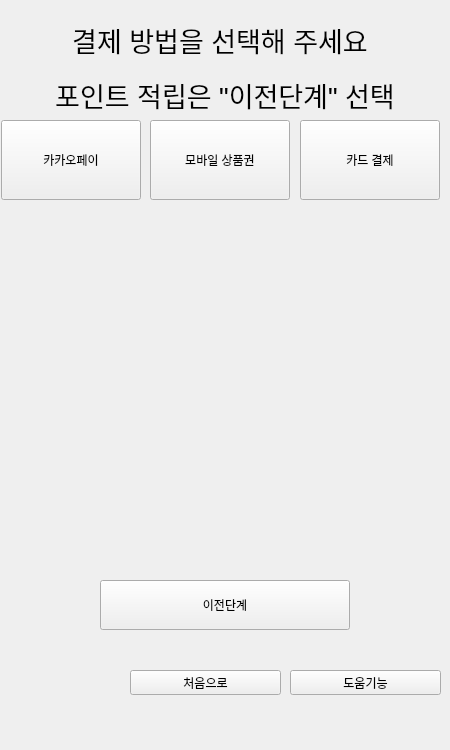
<?xml version="1.0" encoding="UTF-8"?>
<ui version="4.0">
 <class>Form</class>
 <widget class="QWidget" name="Form">
  <property name="enabled">
   <bool>true</bool>
  </property>
  <property name="geometry">
   <rect>
    <x>0</x>
    <y>0</y>
    <width>450</width>
    <height>750</height>
   </rect>
  </property>
  <property name="windowTitle">
   <string>Form</string>
  </property>
  <widget class="QStackedWidget" name="stackedWidget">
   <property name="geometry">
    <rect>
     <x>0</x>
     <y>10</y>
     <width>441</width>
     <height>701</height>
    </rect>
   </property>
   <property name="currentIndex">
    <number>0</number>
   </property>
   <widget class="QWidget" name="page">
    <widget class="QPushButton" name="kakao_btn">
     <property name="geometry">
      <rect>
       <x>1</x>
       <y>110</y>
       <width>140</width>
       <height>80</height>
      </rect>
     </property>
     <property name="text">
      <string>카카오페이</string>
     </property>
    </widget>
    <widget class="QPushButton" name="pushButton_6">
     <property name="geometry">
      <rect>
       <x>290</x>
       <y>660</y>
       <width>151</width>
       <height>25</height>
      </rect>
     </property>
     <property name="text">
      <string>도움기능</string>
     </property>
    </widget>
    <widget class="QPushButton" name="mobile_btn">
     <property name="geometry">
      <rect>
       <x>150</x>
       <y>110</y>
       <width>140</width>
       <height>80</height>
      </rect>
     </property>
     <property name="text">
      <string>모바일 상품권</string>
     </property>
    </widget>
    <widget class="QPushButton" name="reset">
     <property name="geometry">
      <rect>
       <x>130</x>
       <y>660</y>
       <width>151</width>
       <height>25</height>
      </rect>
     </property>
     <property name="text">
      <string>처음으로</string>
     </property>
    </widget>
    <widget class="QLabel" name="label">
     <property name="geometry">
      <rect>
       <x>40</x>
       <y>60</y>
       <width>370</width>
       <height>50</height>
      </rect>
     </property>
     <property name="font">
      <font>
       <pointsize>20</pointsize>
      </font>
     </property>
     <property name="text">
      <string>포인트 적립은 &quot;이전단계&quot; 선택</string>
     </property>
     <property name="alignment">
      <set>Qt::AlignCenter</set>
     </property>
    </widget>
    <widget class="QLabel" name="label_2">
     <property name="geometry">
      <rect>
       <x>60</x>
       <y>10</y>
       <width>320</width>
       <height>40</height>
      </rect>
     </property>
     <property name="font">
      <font>
       <pointsize>20</pointsize>
      </font>
     </property>
     <property name="text">
      <string>결제 방법을 선택해 주세요</string>
     </property>
     <property name="alignment">
      <set>Qt::AlignCenter</set>
     </property>
    </widget>
    <widget class="QPushButton" name="back_">
     <property name="geometry">
      <rect>
       <x>100</x>
       <y>570</y>
       <width>250</width>
       <height>50</height>
      </rect>
     </property>
     <property name="text">
      <string>이전단계</string>
     </property>
    </widget>
    <widget class="QPushButton" name="card_btn">
     <property name="geometry">
      <rect>
       <x>300</x>
       <y>110</y>
       <width>140</width>
       <height>80</height>
      </rect>
     </property>
     <property name="text">
      <string>카드 결제</string>
     </property>
    </widget>
   </widget>
   <widget class="QWidget" name="barcode">
    <widget class="QLabel" name="label_20">
     <property name="geometry">
      <rect>
       <x>30</x>
       <y>30</y>
       <width>370</width>
       <height>70</height>
      </rect>
     </property>
     <property name="font">
      <font>
       <pointsize>20</pointsize>
       <weight>75</weight>
       <bold>true</bold>
      </font>
     </property>
     <property name="text">
      <string>결제 바코드를 스캔해 주세요</string>
     </property>
     <property name="alignment">
      <set>Qt::AlignCenter</set>
     </property>
    </widget>
    <widget class="QPushButton" name="back1">
     <property name="geometry">
      <rect>
       <x>90</x>
       <y>620</y>
       <width>250</width>
       <height>50</height>
      </rect>
     </property>
     <property name="text">
      <string>뒤로</string>
     </property>
    </widget>
    <widget class="QTextBrowser" name="textBrowser_8">
     <property name="geometry">
      <rect>
       <x>70</x>
       <y>170</y>
       <width>301</width>
       <height>251</height>
      </rect>
     </property>
     <property name="styleSheet">
      <string notr="true">background-image: url(&quot;/home/iot/바탕화면/kakaopay.png&quot;)
</string>
     </property>
     <property name="html">
      <string>&lt;!DOCTYPE HTML PUBLIC &quot;-//W3C//DTD HTML 4.0//EN&quot; &quot;http://www.w3.org/TR/REC-html40/strict.dtd&quot;&gt;
&lt;html&gt;&lt;head&gt;&lt;meta name=&quot;qrichtext&quot; content=&quot;1&quot; /&gt;&lt;style type=&quot;text/css&quot;&gt;
p, li { white-space: pre-wrap; }
&lt;/style&gt;&lt;/head&gt;&lt;body style=&quot; font-family:'Ubuntu'; font-size:11pt; font-weight:400; font-style:normal;&quot;&gt;
&lt;p style=&quot; margin-top:0px; margin-bottom:0px; margin-left:0px; margin-right:0px; -qt-block-indent:0; text-indent:0px;&quot;&gt;&lt;span style=&quot; font-weight:600;&quot;&gt;하단 스캐너에&lt;/span&gt;&lt;/p&gt;
&lt;p style=&quot; margin-top:0px; margin-bottom:0px; margin-left:0px; margin-right:0px; -qt-block-indent:0; text-indent:0px;&quot;&gt;&lt;span style=&quot; font-weight:600;&quot;&gt;카카오페이 바코드를&lt;/span&gt;&lt;/p&gt;
&lt;p style=&quot; margin-top:0px; margin-bottom:0px; margin-left:0px; margin-right:0px; -qt-block-indent:0; text-indent:0px;&quot;&gt;&lt;span style=&quot; font-weight:600;&quot;&gt;스캔해주세요&lt;/span&gt;&lt;/p&gt;&lt;/body&gt;&lt;/html&gt;</string>
     </property>
    </widget>
    <widget class="QPushButton" name="finish1">
     <property name="geometry">
      <rect>
       <x>140</x>
       <y>550</y>
       <width>141</width>
       <height>51</height>
      </rect>
     </property>
     <property name="text">
      <string>결제완료</string>
     </property>
    </widget>
   </widget>
   <widget class="QWidget" name="cardresult">
    <widget class="QLabel" name="label_21">
     <property name="geometry">
      <rect>
       <x>30</x>
       <y>50</y>
       <width>370</width>
       <height>70</height>
      </rect>
     </property>
     <property name="font">
      <font>
       <pointsize>20</pointsize>
       <weight>75</weight>
       <bold>true</bold>
      </font>
     </property>
     <property name="text">
      <string>결제를 진행해 주세요</string>
     </property>
     <property name="alignment">
      <set>Qt::AlignCenter</set>
     </property>
    </widget>
    <widget class="QTextBrowser" name="textBrowser_9">
     <property name="geometry">
      <rect>
       <x>50</x>
       <y>140</y>
       <width>330</width>
       <height>400</height>
      </rect>
     </property>
     <property name="styleSheet">
      <string notr="true">background-image: url(&quot;/home/iot/바탕화면/card.png&quot;)</string>
     </property>
     <property name="html">
      <string>&lt;!DOCTYPE HTML PUBLIC &quot;-//W3C//DTD HTML 4.0//EN&quot; &quot;http://www.w3.org/TR/REC-html40/strict.dtd&quot;&gt;
&lt;html&gt;&lt;head&gt;&lt;meta name=&quot;qrichtext&quot; content=&quot;1&quot; /&gt;&lt;style type=&quot;text/css&quot;&gt;
p, li { white-space: pre-wrap; }
&lt;/style&gt;&lt;/head&gt;&lt;body style=&quot; font-family:'Ubuntu'; font-size:11pt; font-weight:400; font-style:normal;&quot;&gt;
&lt;p align=&quot;center&quot; style=&quot;-qt-paragraph-type:empty; margin-top:0px; margin-bottom:0px; margin-left:0px; margin-right:0px; -qt-block-indent:0; text-indent:0px;&quot;&gt;&lt;br /&gt;&lt;/p&gt;&lt;/body&gt;&lt;/html&gt;</string>
     </property>
    </widget>
    <widget class="QPushButton" name="back2">
     <property name="geometry">
      <rect>
       <x>90</x>
       <y>630</y>
       <width>250</width>
       <height>50</height>
      </rect>
     </property>
     <property name="text">
      <string>뒤로</string>
     </property>
    </widget>
    <widget class="QPushButton" name="finish2">
     <property name="geometry">
      <rect>
       <x>140</x>
       <y>570</y>
       <width>141</width>
       <height>51</height>
      </rect>
     </property>
     <property name="text">
      <string>결제완료</string>
     </property>
    </widget>
   </widget>
   <widget class="QWidget" name="result">
    <widget class="QLabel" name="label_22">
     <property name="geometry">
      <rect>
       <x>30</x>
       <y>40</y>
       <width>370</width>
       <height>50</height>
      </rect>
     </property>
     <property name="font">
      <font>
       <pointsize>20</pointsize>
      </font>
     </property>
     <property name="text">
      <string>주문이 접수 되었습니다</string>
     </property>
     <property name="alignment">
      <set>Qt::AlignCenter</set>
     </property>
    </widget>
    <widget class="QLabel" name="label_23">
     <property name="geometry">
      <rect>
       <x>170</x>
       <y>250</y>
       <width>67</width>
       <height>31</height>
      </rect>
     </property>
     <property name="font">
      <font>
       <pointsize>15</pointsize>
       <weight>75</weight>
       <bold>true</bold>
      </font>
     </property>
     <property name="text">
      <string>주문</string>
     </property>
     <property name="alignment">
      <set>Qt::AlignCenter</set>
     </property>
    </widget>
    <widget class="QLabel" name="random_number">
     <property name="geometry">
      <rect>
       <x>40</x>
       <y>330</y>
       <width>361</width>
       <height>121</height>
      </rect>
     </property>
     <property name="font">
      <font>
       <pointsize>30</pointsize>
       <weight>75</weight>
       <bold>true</bold>
      </font>
     </property>
     <property name="text">
      <string>...      영수증 번호</string>
     </property>
     <property name="alignment">
      <set>Qt::AlignHCenter|Qt::AlignTop</set>
     </property>
    </widget>
    <widget class="QLabel" name="label_25">
     <property name="geometry">
      <rect>
       <x>30</x>
       <y>80</y>
       <width>370</width>
       <height>50</height>
      </rect>
     </property>
     <property name="font">
      <font>
       <pointsize>20</pointsize>
      </font>
     </property>
     <property name="text">
      <string>영수증을 받으세요</string>
     </property>
     <property name="alignment">
      <set>Qt::AlignCenter</set>
     </property>
    </widget>
    <widget class="QPushButton" name="back3">
     <property name="geometry">
      <rect>
       <x>100</x>
       <y>580</y>
       <width>250</width>
       <height>50</height>
      </rect>
     </property>
     <property name="text">
      <string>뒤로</string>
     </property>
    </widget>
   </widget>
  </widget>
 </widget>
 <resources/>
 <connections/>
</ui>
